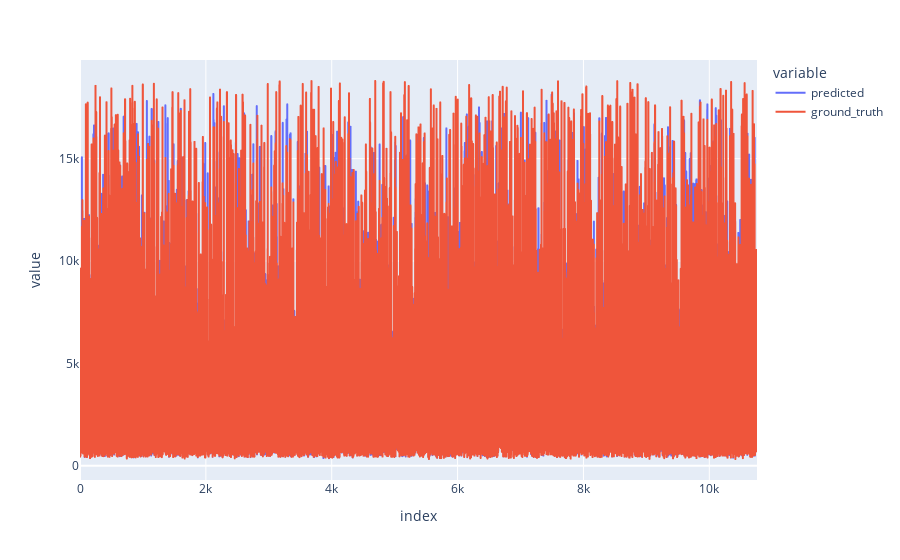

The code cell stored with this chart in its notebook:
### Code cell
px.line(
    results,
    x=results.index,
    y=['predicted', 'ground_truth']
)

### Figure 1 — Plotly figure (JSON) as saved in the notebook; plotly's stock layout.template omitted (floating-point values rounded to 4 significant figures; data arrays with more than 128 entries replaced by an {"elided": "..."} marker saying what was removed)
{"data": [{"hovertemplate": "variable=predicted<br>index=%{x}<br>value=%{y}<extra></extra>", "legendgroup": "predicted", "line": {"color": "#636efa", "dash": "solid"}, "marker": {"symbol": "circle"}, "mode": "lines", "name": "predicted", "showlegend": true, "type": "scattergl", "x": {"elided": "10759 int values"}, "xaxis": "x", "y": {"elided": "10759 float values"}, "yaxis": "y"}, {"hovertemplate": "variable=ground_truth<br>index=%{x}<br>value=%{y}<extra></extra>", "legendgroup": "ground_truth", "line": {"color": "#EF553B", "dash": "solid"}, "marker": {"symbol": "circle"}, "mode": "lines", "name": "ground_truth", "showlegend": true, "type": "scattergl", "x": {"elided": "10759 int values"}, "xaxis": "x", "y": {"elided": "10759 int values"}, "yaxis": "y"}], "layout": {"legend": {"title": {"text": "variable"}, "tracegroupgap": 0}, "margin": {"t": 60}, "xaxis": {"anchor": "y", "domain": [0, 1], "title": {"text": "index"}}, "yaxis": {"anchor": "x", "domain": [0, 1], "title": {"text": "value"}}}}
